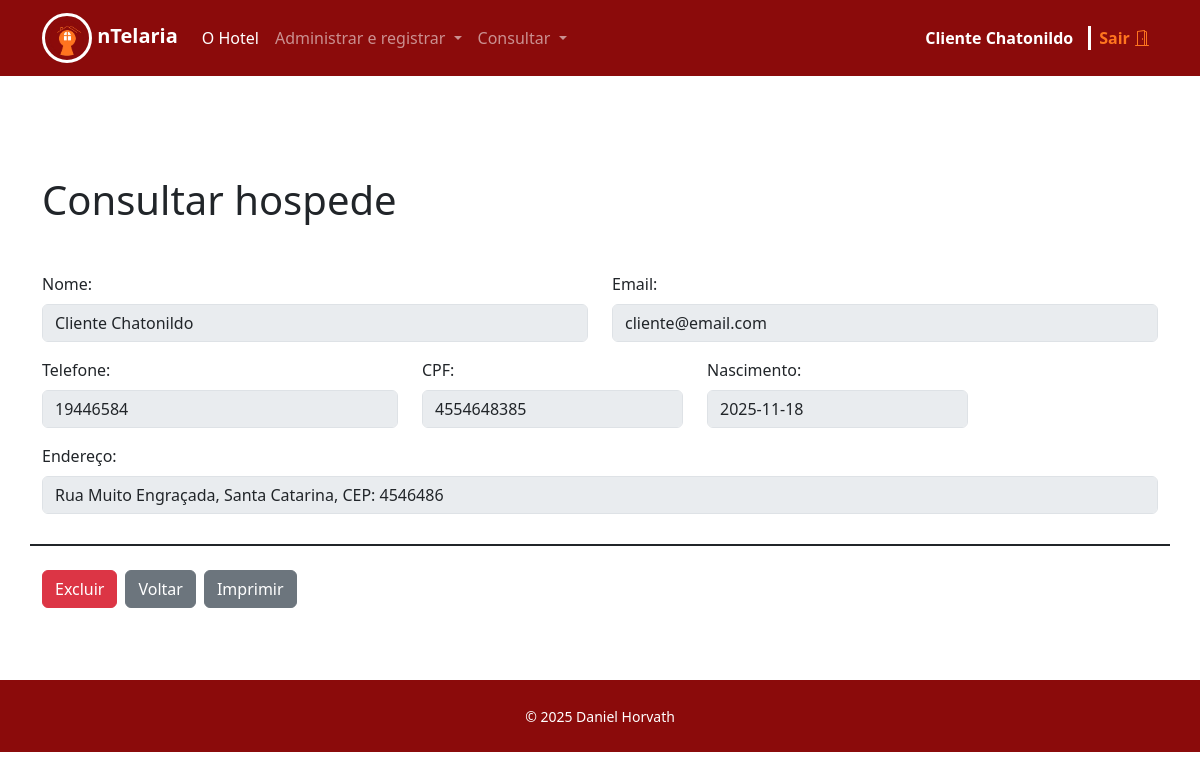
/funcionarios/consultarcliente_detalhes.php?id=1 (signed in), run on the app's committed database.
### tables this page shows
CREATE TABLE hospedes (
    id INT PRIMARY KEY AUTO_INCREMENT,
    nome VARCHAR(100) NOT NULL,
    email VARCHAR(100) UNIQUE,
    telefone VARCHAR(20),
    cpf VARCHAR(14) UNIQUE,
    data_nascimento DATE,
    endereco TEXT,
    senha VARCHAR(100)
);

### funcionarios/consultarcliente_detalhes.php (the view, shortened to what this page needs)
<?php
    require("cabecalho.php");
    require("../db/conexao.php");
    if($_SERVER['REQUEST_METHOD'] == "GET"){
        try{
            $stmt = $pdo->prepare("SELECT * from hospedes WHERE id = ?");
            $stmt->execute([$_GET['id']]);
            $hospede = $stmt->fetch(PDO::FETCH_ASSOC);
        } catch (Exception $e){
            echo "Erro ao consultar hospede: ".$e->getMessage();
        }
    }
?>
    <div class="container mb-5" style="margin-top: 100px;">
        <h1 class="no-print">Consultar hospede</h1>
        <form method="post">
            <div class="row mb-3 mt-5">
                <div class="col-6">
                    <label for="nome" class="form-label">Nome:</label>
                    <input disabled value="<?= $hospede['nome']?>" type="text" id="nome" name="nome" class="form-control" required="">
                </div>
                <div class="col-6">
                    <label for="email" class="form-label">Email:</label>
                    <input disabled value="<?= $hospede['email']?>" type="text" id="email" name="email" class="form-control" required="">
                </div>
            </div>
            <div class="row mb-3">
                <div class="col-4">
                    <label for="telefone" class="form-label">Telefone:</label>
                    <input disabled value="<?= $hospede['telefone']?>" type="text" id="telefone" name="telefone" class="form-control" required="">
                </div>
                <div class="col-3">
                    <label for="cpf" class="form-label">CPF:</label>
                    <input disabled value="<?= $hospede['cpf']?>" type="text" id="cpf" name="cpf" class="form-control" required="">
                </div>
                <div class="col-3">
                    <label for="nascimento" class="form-label">Nascimento:</label>
                    <input disabled value="<?= $hospede['data_nascimento']?>" type="text" id="nascimento" name="nascimento" class="form-control" required="">
                </div>
            </div>
            <div class="row mb-3 mb-4" style="border-bottom: 2px SOLID; padding-bottom: 30px">
                <div class="col">
                    <label for="endereco" class="form-label">Endereço:</label>
                    <input disabled value="<?= $hospede['endereco']?>" type="text" id="endereco" name="endereco" class="form-control" required="">
                </div>
            </div>
            <div class="d-flex gap-2 no-print" >
                <button type="submit" class="btn btn-danger no-print">Excluir</button>
                <button onclick="history.back();" type="button" class="btn btn-secondary no-print">Voltar</button>
                <button class="btn btn-secondary no-print" onclick="window.print()">Imprimir</button>
            </div>
        </form>
    </div>
<?php
    require("rodape.php");
?>

### data on the page
hospedes: nome "Cliente Chatonildo", email "cliente@email.com", telefone "19446584", cpf "4554648385", nascimento "2025-11-18", endereco "Rua Muito Engraçada, Santa Catarina, CEP: 4546486"

### other printed values
$_SESSION['nome'] "Cliente Chatonildo"
